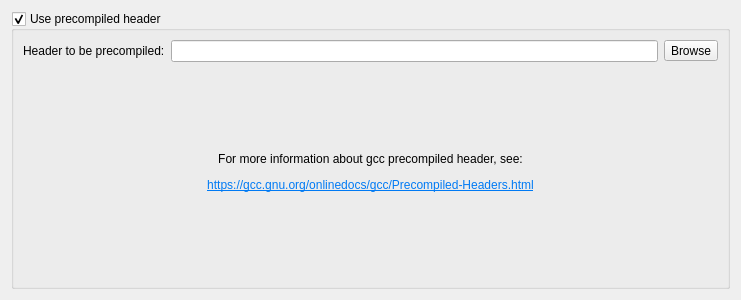
<?xml version="1.0" encoding="UTF-8"?>
<ui version="4.0">
 <class>ProjectPreCompileWidget</class>
 <widget class="QWidget" name="ProjectPreCompileWidget">
  <property name="geometry">
   <rect>
    <x>0</x>
    <y>0</y>
    <width>741</width>
    <height>300</height>
   </rect>
  </property>
  <property name="windowTitle">
   <string>Form</string>
  </property>
  <layout class="QHBoxLayout" name="horizontalLayout">
   <item>
    <widget class="QGroupBox" name="grpPrecompileHeader">
     <property name="title">
      <string>Use precompiled header</string>
     </property>
     <property name="checkable">
      <bool>true</bool>
     </property>
     <layout class="QVBoxLayout" name="verticalLayout">
      <item>
       <widget class="QWidget" name="widget" native="true">
        <layout class="QHBoxLayout" name="horizontalLayout_2">
         <property name="leftMargin">
          <number>0</number>
         </property>
         <property name="topMargin">
          <number>0</number>
         </property>
         <property name="rightMargin">
          <number>0</number>
         </property>
         <property name="bottomMargin">
          <number>0</number>
         </property>
         <item>
          <widget class="QLabel" name="label_2">
           <property name="text">
            <string>Header to be precompiled:</string>
           </property>
          </widget>
         </item>
         <item>
          <widget class="QLineEdit" name="txtPrecompileHeader"/>
         </item>
         <item>
          <widget class="QToolButton" name="btnBrowse">
           <property name="toolTip">
            <string>Browse</string>
           </property>
           <property name="text">
            <string>Browse</string>
           </property>
          </widget>
         </item>
        </layout>
       </widget>
      </item>
      <item>
       <widget class="QLabel" name="label">
        <property name="sizePolicy">
         <sizepolicy hsizetype="Preferred" vsizetype="Expanding">
          <horstretch>0</horstretch>
          <verstretch>0</verstretch>
         </sizepolicy>
        </property>
        <property name="text">
         <string>&lt;html&gt;&lt;head/&gt;&lt;body&gt;&lt;p&gt;For more information about gcc precompiled header, see:&lt;/p&gt;&lt;p&gt;&lt;a href=&quot;https://gcc.gnu.org/onlinedocs/gcc/Precompiled-Headers.html&quot;&gt;&lt;span style=&quot; text-decoration: underline; color:#007af4;&quot;&gt;https://gcc.gnu.org/onlinedocs/gcc/Precompiled-Headers.html&lt;/span&gt;&lt;/a&gt;&lt;/p&gt;&lt;/body&gt;&lt;/html&gt;</string>
        </property>
        <property name="textFormat">
         <enum>Qt::RichText</enum>
        </property>
        <property name="alignment">
         <set>Qt::AlignCenter</set>
        </property>
       </widget>
      </item>
     </layout>
    </widget>
   </item>
  </layout>
 </widget>
 <resources/>
 <connections/>
</ui>
